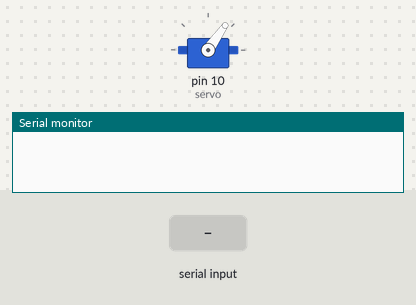
Recording of a sketch running on a simulated Arduino Uno, built with avr-gcc and run on an emulated ATmega328P. Shown: servo, the last lines printed to the serial monitor. The test bench sets the inputs (shaded band).

Above: at 1.2 s.
1.3 s: "G00\n" received over Serial
At 1.8 s:
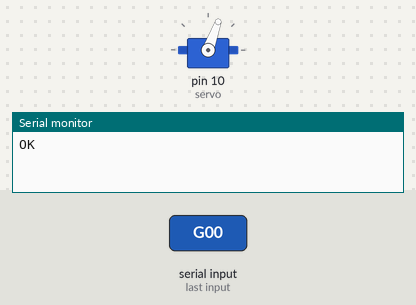
3.0 s: "M05\n" received over Serial
At 4.2 s:
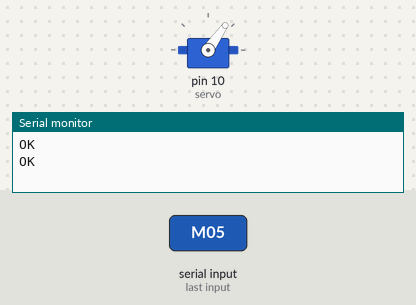
Timing chart, 0 to 6.0 s (numbered marks = the images above; inputs shaded):
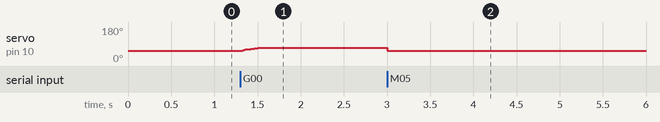

Measured:
- after the input at 1.3 s, servo on pin 10 (servo): 55° → 70° at once
- after the input at 3.0 s, servo on pin 10 (servo): 70° → 55° at once

The sketch:

eggplotter.ino
```cpp
#include <Adafruit_MotorShield.h>
#include <VarSpeedServo.h>
// Create the motor shield object with the default I2C address
Adafruit_MotorShield AFMS = Adafruit_MotorShield();
Adafruit_StepperMotor *motor1 = AFMS.getStepper(200, 1);
Adafruit_StepperMotor *motor2 = AFMS.getStepper(200, 2);

#define COMMAND_SIZE 128
#define PEN_UP 55
#define PEN_DOWN 70
VarSpeedServo servo;

char aWord[COMMAND_SIZE];
String command;
String command_part[6];
int part;
int last_space;
long serial_count;
char c;
long code;
char buf[16]; //
int x_new, y_new, z_new;
int x_curr, y_curr, z_curr;

void setup() {
  Serial.begin(2000000);

  x_curr = 0;
  y_curr = 0;
  z_curr = 1;
  AFMS.begin();
  motor1->setSpeed(12);
  motor2->setSpeed(12);
  motor1->release();
  motor2->release();
  servo.attach(10);
  servo.write(PEN_UP);
}

void loop()
{

  if (Serial.available() > 0) {
    // nächstes Zeichen
    //====================
    c = Serial.read();
    //no_data = 0;

    //==========================
    if (c != '\n') {
      aWord[serial_count] = c;
      serial_count++;
    }
  }

    if (serial_count && (c == '\n'))  {
      //no_data = 0;
      c = ' ';
      command=aWord;

      part=0;
      last_space= 0;

      for (int i=0; i < serial_count; i++){
        if (command.charAt(i) == ' ') {
          command_part[part] = command.substring(last_space,i);
          last_space=i+1;
          if (command_part[part].length() != 0) {
             part++;
          }
        }
      }
      command_part[part] = command.substring(last_space,serial_count);
      part++;

      if ((command_part[0] == "G01") || (command_part[0] == "g01") || (command_part[0] == "G1")) {
        extract_parameter();
        moveTo(x_new, y_new);
        Serial.println("OK");
      }
      else if ((command_part[0] == "G00") || (command_part[0] == "g00") || (command_part[0] == "G0")) {
        extract_parameter();
        if(z_new != z_curr) {
          if(z_new>0)
            servo.write(PEN_UP,50,true);
          else
            servo.write(PEN_DOWN,50,true);
        }
        z_curr = z_new;
        Serial.println("OK");
      }
      else if (command_part[0] == "M05") {
        motor1->release();
        motor2->release();
        servo.write(PEN_UP);
        Serial.println("OK");
      }
      else
        Serial.println("NOK");
      clear_process_string();
    }

}


void line(int x0, int y0, int x1, int y1)
{
  const int dx =  abs(x1-x0), sx = x0<x1 ? 1 : -1;  // 1 Forward -1 Backward
  const int dy = -abs(y1-y0), sy = y0<y1 ? 1 : -1;  //
  int err = dx+dy,  e2; /* error value e_xy */


  for(;;){  /* loop */

    if (x0==x1 && y0==y1) break;
    e2 = 2*err;
    if (e2 > dy) {
      err += dy; x0 += sx;
      if (sx == -1) {
        motor2->onestep(BACKWARD, MICROSTEP);
      }
      else {
        motor2->onestep(FORWARD, MICROSTEP);
      }
    }

    if (e2 < dx) {
      err += dx; y0 += sy;
      if (sy == -1) {
        motor1->onestep(BACKWARD, MICROSTEP);
      }
      else {
        motor1->onestep(FORWARD, MICROSTEP);
      }
    }
  }
}


void clear_process_string()
{
  // init

  for (byte i=0; i<COMMAND_SIZE; i++)
    aWord[i] = 0;
    serial_count = 0;
}

void moveTo(int x1, int y1)
{
  line (x_curr, y_curr, x1, y1);
  x_curr=x1;
  y_curr=y1;
}


void extract_parameter()
{
   if (command_part[1].startsWith("X")) {
        command_part[1] = command_part[1].substring(1, command_part[1].length()+1);
        command_part[1].toCharArray(buf,command_part[1].length()+1);

        x_new = atoi (buf);
      }
      if (command_part[2].startsWith("Y")) {
        command_part[2] = command_part[2].substring(1, command_part[2].length()+1);
        command_part[2].toCharArray(buf,command_part[2].length()+1);
        y_new = atoi (buf);
      }
      if (command_part[1].startsWith("Z")) {
        command_part[1] = command_part[1].substring(1, command_part[1].length()+1);
        command_part[1].toCharArray(buf,command_part[1].length()+1);
        z_new = atoi(buf);
      }

}
```
